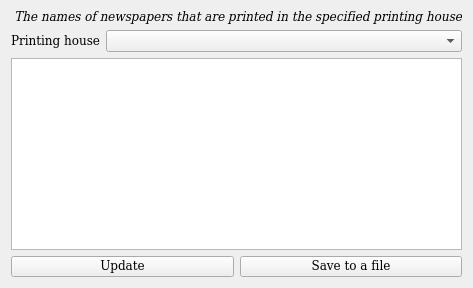
        <widget class="QWidget" name="select1">
         <attribute name="title">
          <string>Selection 1</string>
         </attribute>
         <layout class="QVBoxLayout" name="verticalLayout_23">
          <item>
           <layout class="QVBoxLayout" name="verticalLayout_22">
            <item>
             <widget class="QLabel" name="label_25">
              <property name="font">
               <font>
                <family>DejaVu Math TeX Gyre</family>
                <italic>true</italic>
               </font>
              </property>
              <property name="layoutDirection">
               <enum>Qt::LayoutDirection::LeftToRight</enum>
              </property>
              <property name="text">
               <string>The names of newspapers that are printed in the specified printing house</string>
              </property>
              <property name="alignment">
               <set>Qt::AlignmentFlag::AlignRight|Qt::AlignmentFlag::AlignTrailing|Qt::AlignmentFlag::AlignVCenter</set>
              </property>
             </widget>
            </item>
            <item>
             <layout class="QHBoxLayout" name="horizontalLayout_14">
              <item>
               <widget class="QLabel" name="label_26">
                <property name="font">
                 <font>
                  <family>DejaVu Math TeX Gyre</family>
                 </font>
                </property>
                <property name="text">
                 <string>Printing house</string>
                </property>
               </widget>
              </item>
              <item>
               <widget class="QComboBox" name="selection1">
                <property name="sizePolicy">
                 <sizepolicy hsizetype="Expanding" vsizetype="Fixed">
                  <horstretch>0</horstretch>
                  <verstretch>0</verstretch>
                 </sizepolicy>
                </property>
                <property name="font">
                 <font>
                  <family>DejaVu Math TeX Gyre</family>
                 </font>
                </property>
               </widget>
              </item>
             </layout>
            </item>
            <item>
             <widget class="QTableWidget" name="selection1_table">
              <property name="font">
               <font>
                <family>DejaVu Math TeX Gyre</family>
               </font>
              </property>
             </widget>
            </item>
           </layout>
          </item>
          <item>
           <layout class="QHBoxLayout" name="horizontalLayout_18">
            <property name="spacing">
             <number>6</number>
            </property>
            <property name="bottomMargin">
             <number>0</number>
            </property>
            <item>
             <widget class="QPushButton" name="selection1_update">
              <property name="font">
               <font>
                <family>DejaVu Math TeX Gyre</family>
               </font>
              </property>
              <property name="text">
               <string>Update</string>
              </property>
             </widget>
            </item>
            <item>
             <widget class="QPushButton" name="selection1_save">
              <property name="font">
               <font>
                <family>DejaVu Math TeX Gyre</family>
               </font>
              </property>
              <property name="text">
               <string>Save to a file</string>
              </property>
             </widget>
            </item>
           </layout>
          </item>
         </layout>
        </widget>
